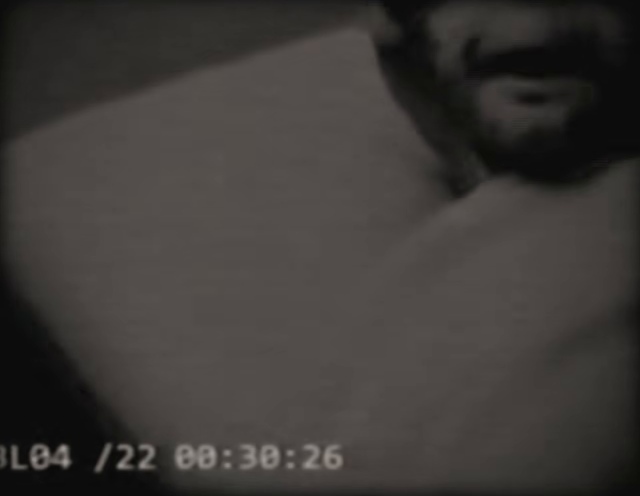
#> input picture analysis/scenes/c22_f1430_ap.png, 1280 x 991 px, given in place of f01621.png, which was not available (shown at 1/2 size)
$ python -i walk_sim.py   (imports and definitions only)
#> lines starting #> are read from the running program, lines starting #| are printed output that depends on the picture; pictures that were not available may be replaced by others from this repository, and a replacement may not be noted
import cv2, numpy as np
# [1 line not run here, left out]
FD='/home/user/new-skinny-bob/frames/Oqw96jCOP7A/f%05d.png'
S=4  # downsample factor
def prep(f):
#> called with f = 1621
    im=cv2.imread(FD%f,cv2.IMREAD_GRAYSCALE).astype(np.float32)
#> im: shape (991, 1280) float32; min 9, max 158, mean 58.7
    im=cv2.GaussianBlur(im,(0,0),S/2.0)
    im=cv2.resize(im,(1920//S,1080//S),interpolation=cv2.INTER_AREA)
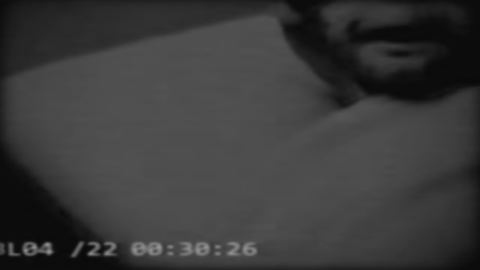
#> im: shape (270, 480) float32; min 9.79, max 149, mean 58.7
    m=cv2.GaussianBlur(im,(0,0),12); s=np.sqrt(cv2.GaussianBlur((im-m)**2,(0,0),12))+0.5
#> after `m = cv2.GaussianBlur(im, (0, 0), 12)`:
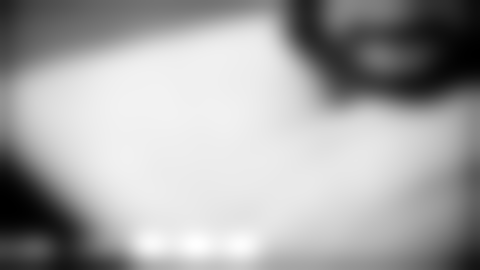
#> m: shape (270, 480) float32; min 12.11, max 83.45, mean 58.8; drawn with min black and max white
#> after `s = np.sqrt(cv2.GaussianBlur((im - m) ** 2, (0, 0), 12)) + 0.5`:
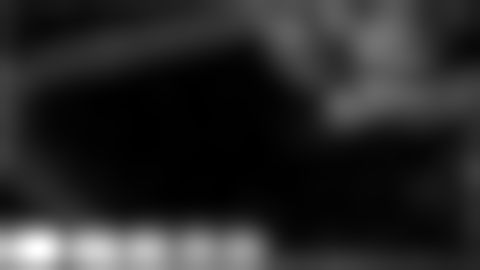
#> s: shape (270, 480) float32; min 1.02, max 33.36, mean 6.2; drawn with min black and max white
    return (im-m)/s
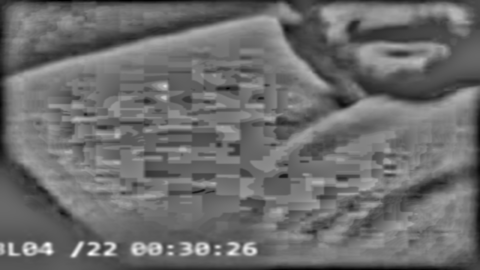
#> returned value: shape (270, 480) float32; min -2.65, max 3.7, mean 0.0476; drawn with min black and max white
H,W=1080//S,1920//S
Yg,Xg=np.mgrid[0:H,0:W].astype(np.float32)
ref=prep(1621).astype(np.float32)
def mask(f):
    t=(f-1621)/214.
    m=np.zeros((H,W),bool); m[80//S:1000//S,375//S:1565//S]=True
    m[895//S:1005//S,355//S:1125//S]=False       # timecode band
    fx0=int((500-70*t)/S); fx1=int((1100+70*t)/S); fy0=int((390-150*t)/S)
    m[fy0:,fx0:fx1]=False                        # figure
    return m
def score(img,M,dx,dy,sc):
    mx=((Xg-W/2)/sc+W/2+dx).astype(np.float32); my=((Yg-H/2)/sc+H/2+dy).astype(np.float32)
    w=cv2.remap(img.astype(np.float32),mx,my,cv2.INTER_LINEAR,borderMode=cv2.BORDER_CONSTANT,borderValue=float('nan'))
    ok=M&np.isfinite(w)
    a=ref[ok]; b=w[ok]
    if len(a)<500: return -2
    a=a-a.mean(); b=b-b.mean()
    return float((a*b).sum()/np.sqrt((a*a).sum()*(b*b).sum()+1e-9))
rows=[]
# [27 lines not run here, left out]

>>> result = prep('c22_f1430_ap.png')
#> (the run stopped early here; a loop or call above may not have finished)

$ run again, on analysis/scenes/c22_f1430_full.png
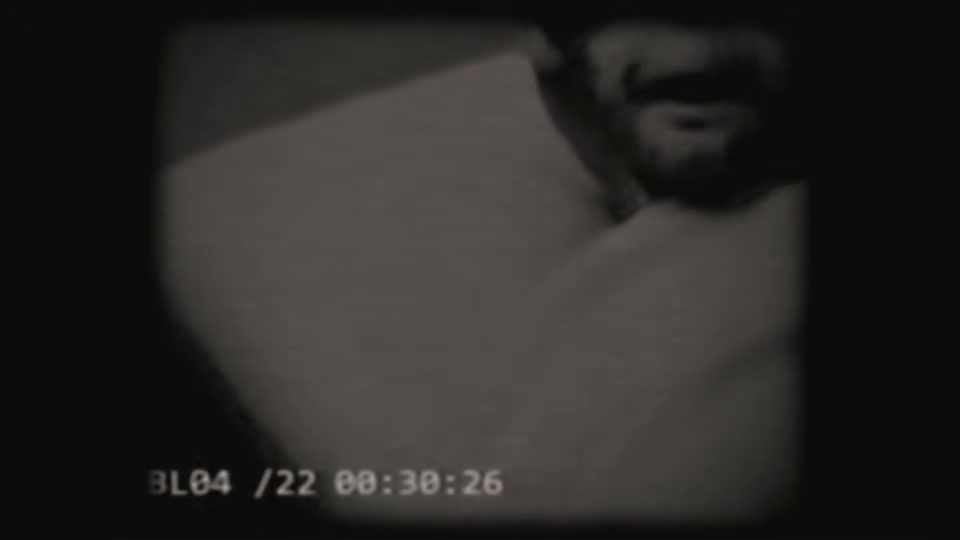
#> input picture analysis/scenes/c22_f1430_full.png, 1920 x 1080 px, given in place of f01621.png, which was not available (shown at 1/2 size)
#> in prep, `s = np.sqrt(cv2.GaussianBlur((im - m) ** 2, (0, 0), 12)) + 0.5`:
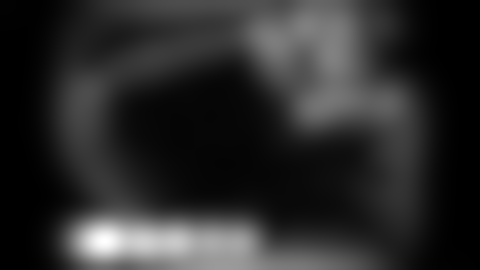
#> s: shape (270, 480) float32; min 0.5, max 30.61, mean 5.6; drawn with min black and max white
#> in prep, `return (im-m)/s`:
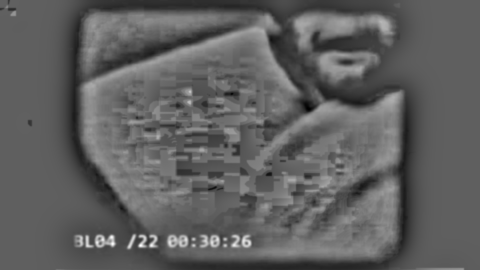
#> returned value: shape (270, 480) float32; min -2.42, max 4.06, mean 0.0239; drawn with min black and max white

$ run again, on analysis/scenes/c22_face_frames.png
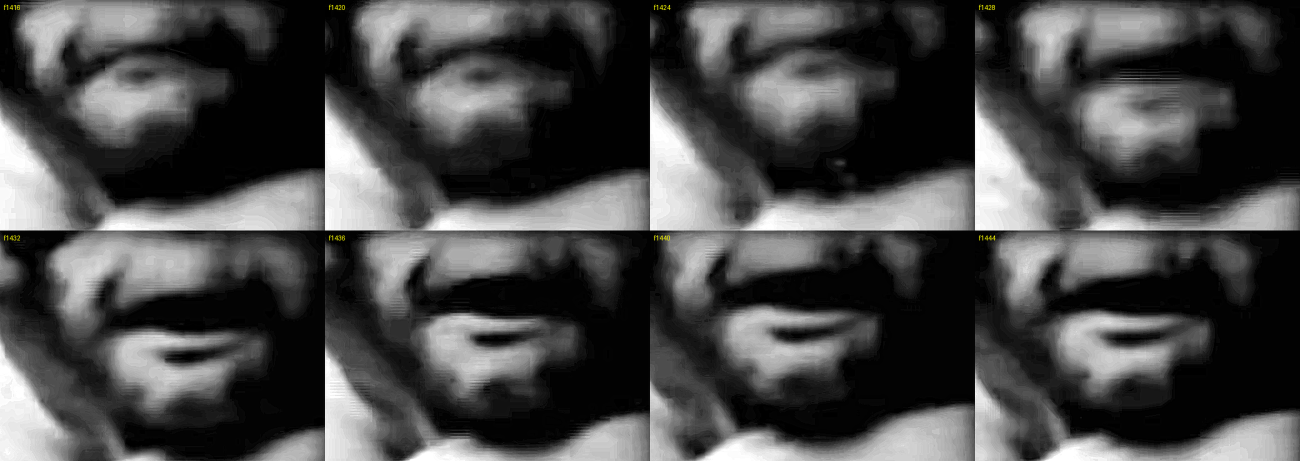
#> input picture analysis/scenes/c22_face_frames.png, 2600 x 922 px, given in place of f01621.png, which was not available (shown at 1/2 size)
#> in prep, `s = np.sqrt(cv2.GaussianBlur((im - m) ** 2, (0, 0), 12)) + 0.5`:
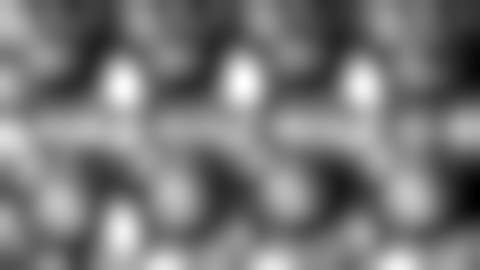
#> s: shape (270, 480) float32; min 6.01, max 81.44, mean 41.6; drawn with min black and max white
#> in prep, `return (im-m)/s`:
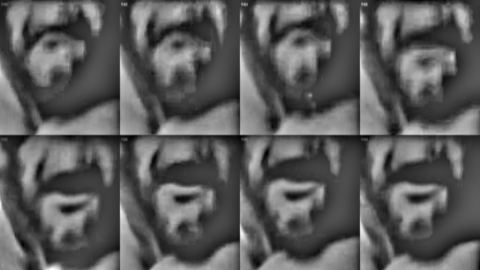
#> returned value: shape (270, 480) float32; min -2.02, max 3.36, mean -0.0784; drawn with min black and max white

$ run again, on analysis/scenes/c22_head_avg_s1.png
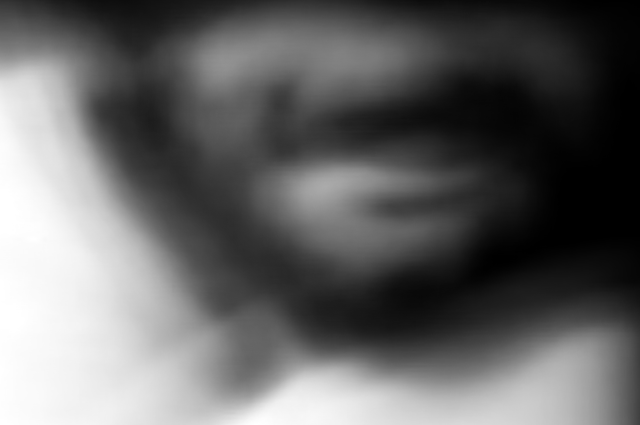
#> input picture analysis/scenes/c22_head_avg_s1.png, 1280 x 850 px, given in place of f01621.png, which was not available (shown at 1/2 size)
#> in prep, `s = np.sqrt(cv2.GaussianBlur((im - m) ** 2, (0, 0), 12)) + 0.5`:
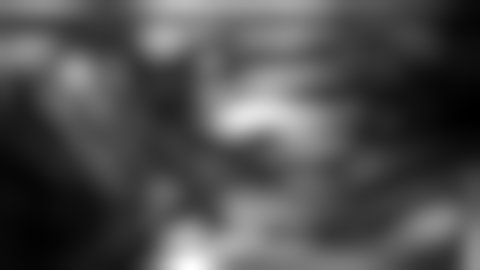
#> s: shape (270, 480) float32; min 0.783, max 23.08, mean 7.6; drawn with min black and max white
#> in prep, `return (im-m)/s`:
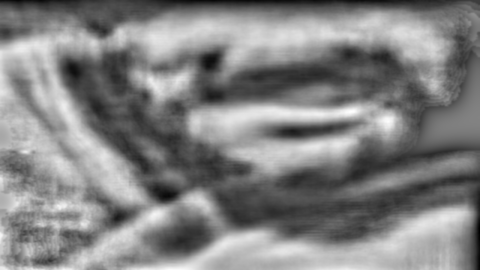
#> returned value: shape (270, 480) float32; min -2.08, max 1.93, mean -0.028; drawn with min black and max white
